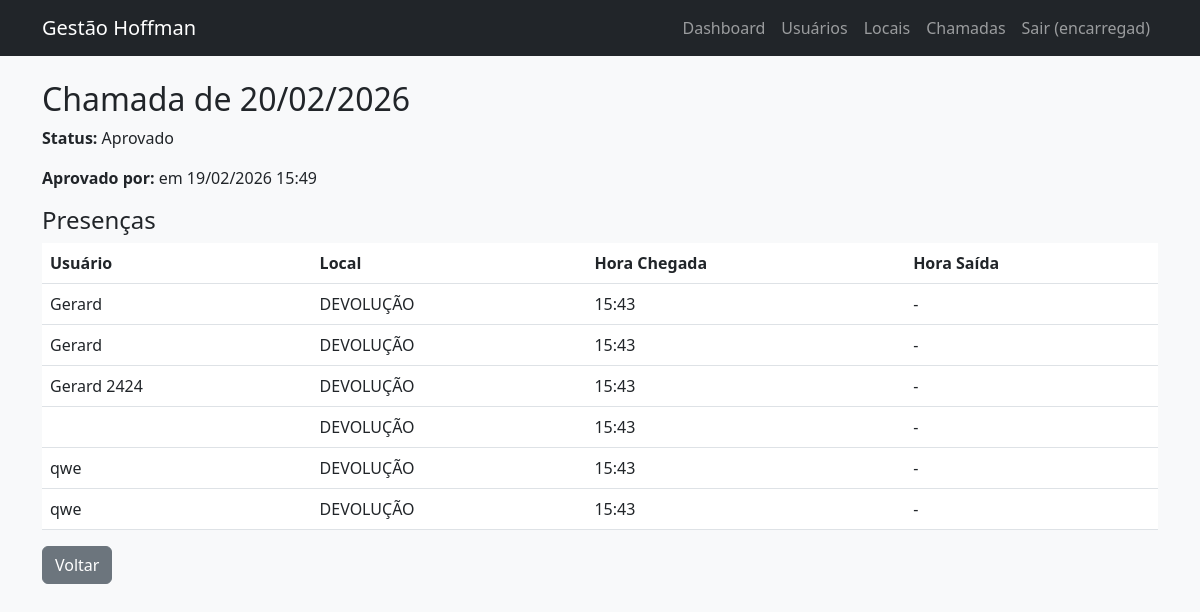
Screenshot of /encarregado/chamadas/16/ (signed in) with the database file from the repository.
### gestao/models.py (models this page shows, shortened)
class User(AbstractUser):
    ROLE_CHOICES = (
        ('gestor', 'Gestor'),
        ('gerente', 'Gerente'),
        ('encarregado', 'Encarregado'),
        ('usuario', 'Usuário'),
        ('administrador', 'Administrador'),
    )
    role = models.CharField(max_length=20, choices=ROLE_CHOICES, default='usuario')
    cpf = models.CharField(max_length=14, unique=True, null=True, blank=True)
    telefone = models.CharField(max_length=20, blank=True)
    endereco = models.TextField(blank=True)
    aprovado = models.BooleanField(default=False)  # apenas para usuários
    aprovado_por = models.ForeignKey('self', on_delete=models.SET_NULL, null=True, blank=True, related_name='aprovados')
    aprovado_em = models.DateTimeField(null=True, blank=True)
    pix = models.CharField(max_length=50, blank=True)

class Chamada(models.Model):
    STATUS_CHOICES = (
        ('pendente', 'Pendente'),
        ('aprovado', 'Aprovado'),
        ('rejeitado', 'Rejeitado'),
    )
    data = models.DateField()
    encarregado = models.ForeignKey(User, on_delete=models.CASCADE, related_name='chamadas_criadas')
    criado_em = models.DateTimeField(auto_now_add=True)
    aprovado_por = models.ForeignKey(User, on_delete=models.SET_NULL, null=True, blank=True, related_name='chamadas_aprovadas')
    aprovado_em = models.DateTimeField(null=True, blank=True)
    status = models.CharField(max_length=20, choices=STATUS_CHOICES, default='pendente')
    class Meta:
        unique_together = ['data', 'encarregado']  # um encarregado só pode ter uma chamada por dia

class Presenca(models.Model):
    chamada = models.ForeignKey(Chamada, on_delete=models.CASCADE, related_name='presencas')
    usuario = models.ForeignKey(User, on_delete=models.CASCADE, related_name='presencas')
    local = models.ForeignKey(Local, on_delete=models.CASCADE)
    hora_chegada = models.TimeField(null=True, blank=True)
    hora_saida = models.TimeField(null=True, blank=True)
    class Meta:
        unique_together = ['chamada', 'usuario']  # um usuário só pode estar uma vez por chamada

class Local(models.Model):
    nome = models.CharField(max_length=50)
    descricao = models.TextField(blank=True)

### gestao/views/Vencarregado.py (the view)
@login_required
@role_required('encarregado')
def chamada_detail(request, pk):
    chamada = get_object_or_404(Chamada, pk=pk, encarregado=request.user)
    presencas = chamada.presencas.all()
    return render(request, 'encarregado/chamada_detail.html', {'chamada': chamada, 'presencas': presencas})

### templates/encarregado/chamada_detail.html
{% extends "base.html" %}
{% block content %}
<h2>Chamada de {{ chamada.data|date:"d/m/Y" }}</h2>
<p><strong>Status:</strong> {{ chamada.get_status_display }}</p>
{% if chamada.aprovado_em %}
    <p><strong>Aprovado por:</strong> {{ chamada.aprovado_por.first_name }} em {{ chamada.aprovado_em|date:"d/m/Y H:i" }}</p>
{% endif %}
<h4>Presenças</h4>
<table class="table">
    <thead>
        <tr>
            <th>Usuário</th>
            <th>Local</th>
            <th>Hora Chegada</th>
            <th>Hora Saída</th>
        </tr>
    </thead>
    <tbody>
        {% for p in presencas %}
        <tr>
            <td>{{ p.usuario.first_name }}</td>
            <td>{{ p.local.nome }}</td>
            <td>{{ p.hora_chegada|default:"-" }}</td>
            <td>{{ p.hora_saida|default:"-" }}</td>
        </tr>
        {% empty %}
        <tr><td colspan="4">Nenhum registro.</td></tr>
        {% endfor %}
    </tbody>
</table>
<a href="{% url 'chamada_list' %}" class="btn btn-secondary">Voltar</a>
{% endblock %}

### templates/base.html (shortened to what this page needs)
<!DOCTYPE html>
<html lang="pt-br">
<head>
    <link href="https://cdn.jsdelivr.net/npm/bootstrap@5.3.0/dist/css/bootstrap.min.css" rel="stylesheet">
    <link rel="stylesheet" href="/static/css/style.css">
</head>
<body>
    <nav class="navbar navbar-expand-lg navbar-dark bg-dark">
        <div class="container">
            <a class="navbar-brand" href="{% url 'index' %}">Gestão Hoffman</a>
            <div class="collapse navbar-collapse" id="navbarNav">
                <ul class="navbar-nav ms-auto">
                    {% if user.is_authenticated %}
                        <li class="nav-item">
                            <a class="nav-link" href="{% url 'dashboard' %}">Dashboard</a>
                        </li>
                        {% if user.role == 'encarregado' %}
                            <li class="nav-item"><a class="nav-link" href="{% url 'usuario_list' %}">Usuários</a></li>
                            <li class="nav-item"><a class="nav-link" href="{% url 'local_list' %}">Locais</a></li>
                            <li class="nav-item"><a class="nav-link" href="{% url 'chamada_list' %}">Chamadas</a></li>
                        {% endif %}
                        <li class="nav-item">
                            <a class="nav-link" href="{% url 'logout' %}">Sair ({{ user.first_name|default:user.username }})</a>
                        </li>
                    {% else %}
                        <li class="nav-item"><a class="nav-link" href="{% url 'login' %}">Login</a></li>
                        <li class="nav-item"><a class="nav-link" href="{% url 'register' %}">Registrar</a></li>
                    {% endif %}
                </ul>
            </div>
        </div>
    </nav>
    <main class="container mt-4">
        {% block content %}{% endblock %}
    </main>
</body>
</html>

### static/css/style.css (style rules this page uses)
body { background-color: #f8f9fa; }
.navbar { margin-bottom: 20px; }

### rows the page displays
User: first_name "encarregad"
Chamada: data "20/02/2026", status "Aprovado", aprovado_em "19/02/2026 15:49"
Presenca: usuario.first_name "Gerard", local.nome "DEVOLUÇÃO", hora_chegada "15:43", hora_saida "-"
Presenca: usuario.first_name "Gerard", local.nome "DEVOLUÇÃO", hora_chegada "15:43", hora_saida "-"
Presenca: usuario.first_name "Gerard 2424", local.nome "DEVOLUÇÃO", hora_chegada "15:43", hora_saida "-"
Presenca: local.nome "DEVOLUÇÃO", hora_chegada "15:43", hora_saida "-"
Presenca: usuario.first_name "qwe", local.nome "DEVOLUÇÃO", hora_chegada "15:43", hora_saida "-"
Presenca: usuario.first_name "qwe", local.nome "DEVOLUÇÃO", hora_chegada "15:43", hora_saida "-"
